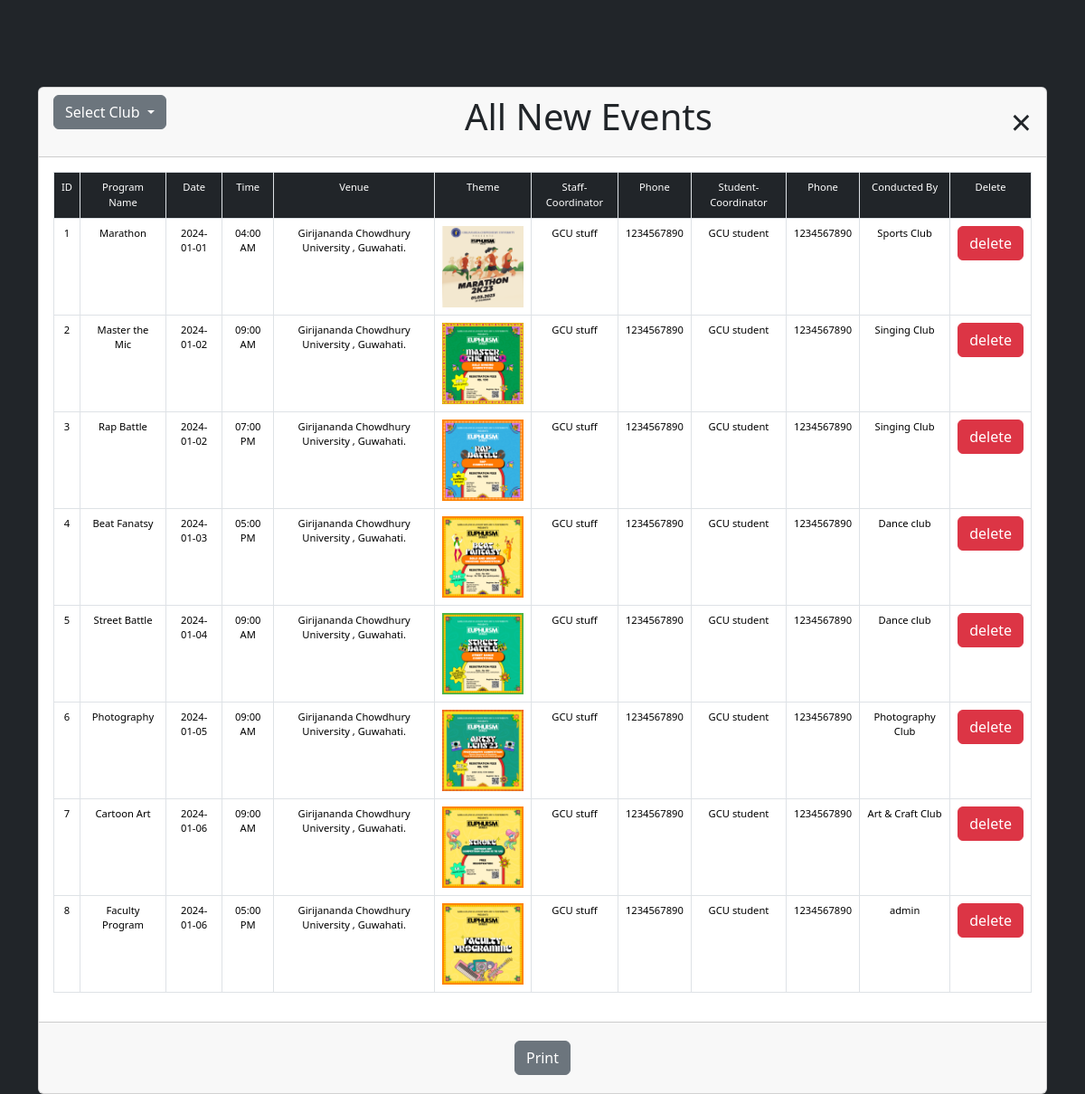
Screenshot of /currentprograms.php (signed in) with the database file from the repository.
### tables this page shows
CREATE TABLE `program` (
  `program_id` bigint(20) NOT NULL,
  `name` varchar(50) NOT NULL,
  `date` varchar(50) NOT NULL,
  `time` varchar(20) NOT NULL,
  `venue` varchar(50) NOT NULL,
  `image` longblob NOT NULL,
  `staff_coordinator` varchar(50) NOT NULL,
  `phone1` bigint(20) NOT NULL,
  `student_coordinator` varchar(50) NOT NULL,
  `phone2` bigint(20) NOT NULL,
  `user_id` bigint(20) NOT NULL
);

CREATE TABLE `user` (
  `user_id` bigint(20) NOT NULL,
  `user_name` varchar(50) NOT NULL,
  `name` varchar(50) NOT NULL,
  `email` varchar(50) NOT NULL,
  `phone` bigint(20) NOT NULL,
  `pass` varchar(50) NOT NULL,
  `user_type` varchar(50) NOT NULL
);

### currentprograms.php (the view, shortened to what this page needs)
<?php
require_once('connection.php');
$query = "SELECT * FROM program";
$res2 = mysqli_query($con, $query);
?>
<!DOCTYPE html>
<html lang="en">
<head>
    <link href="https://cdn.jsdelivr.net/npm/bootstrap@5.3.2/dist/css/bootstrap.min.css" rel="stylesheet"
>
    <link rel="stylesheet" href="https://cdnjs.cloudflare.com/ajax/libs/font-awesome/6.0.0-beta3/css/all.min.css"
 />
    <link rel="stylesheet" href="https://cdnjs.cloudflare.com/ajax/libs/font-awesome/6.2.0/css/all.min.css"
 />
</head>
<body class="bg-dark">
    <div class="container">
        <div class="row mt-5">
            <div class="column">
                <div class="card mt-5">
                    <div class="card-header">
                        <div class="dropdown">
                            <button class="btn btn-secondary dropdown-toggle" type="button" data-bs-toggle="dropdown"
                                aria-expanded="false">
                                Select Club
                            </button>
                        </div>
                        <h2 class="display-6">All New Events</h2>
                        <span id="closeModal">&times;</span>
                    </div>
                    <div class="card-body">
                        <div class="table-responsive">
                            <table class="table table-bordered text-center">
                                <tr>
                                    <td class="bg-dark text-white"> ID </td>
                                    <td class="bg-dark text-white"> Program Name </td>
                                    <td class="bg-dark text-white"> Date </td>
                                    <td class="bg-dark text-white"> Time </td>
                                    <td class="bg-dark text-white"> Venue</td>
                                    <td class="bg-dark text-white"> Theme</td>
                                    <td class="bg-dark text-white"> Staff-Coordinator </td>
                                    <td class="bg-dark text-white"> Phone</td>
                                    <td class="bg-dark text-white"> Student-Coordinator</td>
                                    <td class="bg-dark text-white"> Phone</td>
                                    <td class="bg-dark text-white"> Conducted By</td>
                                    <td class="bg-dark text-white"> Delete</td>
                                </tr>
                                <tr>
                                    <?php
                                    while ($row = mysqli_fetch_assoc($res2)) {
                                        ?>
                                    <tr>
                                        <td>
                                            <?php echo $row['program_id']; ?>
                                        </td>
                                        <td>
                                            <?php echo $row['name']; ?>
                                        </td>
                                        <td>
                                            <?php echo $row['date']; ?>
                                        </td>
                                        <td>
                                            <?php echo $row['time']; ?>
                                        </td>
                                        <td>
                                            <?php echo $row['venue']; ?>
                                        </td>
                                        <td>
                                            <?php
                                            $user_id = $row['program_id'];
                                            $query = "SELECT image FROM program WHERE program_id = $user_id";
                                            $result = mysqli_query($con, $query);
                                            if ($result && mysqli_num_rows($result) > 0) {
                                                $row0 = mysqli_fetch_assoc($result);
                                            }
                                            ?>
                                            <img class="admin-img" src="<?php echo $row0['image']; ?>" width="90px"
                                                height="auto" alt="image"></a>
                                        </td>
                                        <td>
                                            <?php echo $row['staff_coordinator']; ?>
                                        </td>
                                        <td>
                                            <?php echo $row['phone1']; ?>
                                        </td>
                                        <td>
                                            <?php echo $row['student_coordinator']; ?>
                                        </td>
                                        <td>
                                            <?php echo $row['phone2']; ?>
                                        </td>
                                        <td>
                                            <?php $user_id = $row['user_id'];
                                                $query = "SELECT name FROM user WHERE user_id = '$user_id'";
                                                $res = mysqli_query($con, $query);
                                                if ($res) {
                                                    $user = mysqli_fetch_assoc($res);
                                                    echo $user['name'];
                                                } ?>
                                        </td>
                                        <td>
                                            <a href="#" class="btn btn-danger"
                                                onclick="confirmDelete(<?php echo $row['program_id']; ?>)">delete</a>
                                        </td>
                                    </tr>
                                    <?php
                                    }
                                    ?>
                                </tr>
                            </table>
                        </div>
                    </div>
                    <div class="card-footer">
                        <a onclick="printPage()" href="#" class="btn btn-secondary">Print</a>
                    </div>
                </div>
            </div>
        </div>
    </div>
</body>
</html>

### currentprograms.php (style rules this page uses)
.card-header { display: flex; justify-content: space-between; }
#closeModal { font-size: 40px; cursor: pointer; transition: 0.5s ease; }
.card-header h2 { text-align: start; }
.card-footer { display: flex; justify-content: center; padding: 20px; }
@media screen and (max-width: 1205px) { body { font-size: 0.7rem; } }

### rows the page displays
program: program_id "1", name "Marathon", date "2024-01-01", time "04:00 AM", venue "Girijananda Chowdhury University , Guwahati.", image (picture), staff_coordinator "GCU stuff", phone1 "1234567890", student_coordinator "GCU student", phone2 "1234567890", user.name "Sports Club"
program: program_id "2", name "Master the Mic", date "2024-01-02", time "09:00 AM", venue "Girijananda Chowdhury University , Guwahati.", image (picture), staff_coordinator "GCU stuff", phone1 "1234567890", student_coordinator "GCU student", phone2 "1234567890", user.name "Singing Club"
program: program_id "3", name "Rap Battle", date "2024-01-02", time "07:00 PM", venue "Girijananda Chowdhury University , Guwahati.", image (picture), staff_coordinator "GCU stuff", phone1 "1234567890", student_coordinator "GCU student", phone2 "1234567890", user.name "Singing Club"
program: program_id "4", name "Beat Fanatsy", date "2024-01-03", time "05:00 PM", venue "Girijananda Chowdhury University , Guwahati.", image (picture), staff_coordinator "GCU stuff", phone1 "1234567890", student_coordinator "GCU student", phone2 "1234567890", user.name "Dance club"
program: program_id "5", name "Street Battle", date "2024-01-04", time "09:00 AM", venue "Girijananda Chowdhury University , Guwahati.", image (picture), staff_coordinator "GCU stuff", phone1 "1234567890", student_coordinator "GCU student", phone2 "1234567890", user.name "Dance club"
program: program_id "6", name "Photography", date "2024-01-05", time "09:00 AM", venue "Girijananda Chowdhury University , Guwahati.", image (picture), staff_coordinator "GCU stuff", phone1 "1234567890", student_coordinator "GCU student", phone2 "1234567890", user.name "Photography Club"
program: program_id "7", name "Cartoon Art", date "2024-01-06", time "09:00 AM", venue "Girijananda Chowdhury University , Guwahati.", image (picture), staff_coordinator "GCU stuff", phone1 "1234567890", student_coordinator "GCU student", phone2 "1234567890", user.name "Art & Craft Club"
program: program_id "8", name "Faculty Program", date "2024-01-06", time "05:00 PM", venue "Girijananda Chowdhury University , Guwahati.", image (picture), staff_coordinator "GCU stuff", phone1 "1234567890", student_coordinator "GCU student", phone2 "1234567890", user.name "admin"
